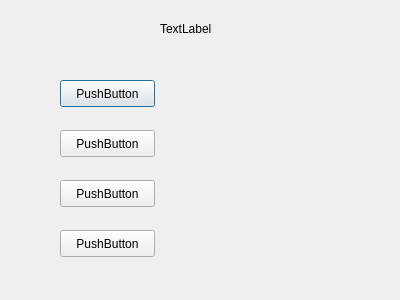
<?xml version="1.0" encoding="UTF-8"?>
<ui version="4.0">
 <class>Question</class>
 <widget class="QDialog" name="Question">
  <property name="geometry">
   <rect>
    <x>0</x>
    <y>0</y>
    <width>400</width>
    <height>300</height>
   </rect>
  </property>
  <property name="windowTitle">
   <string>Dialog</string>
  </property>
  <widget class="QLabel" name="label">
   <property name="geometry">
    <rect>
     <x>160</x>
     <y>20</y>
     <width>67</width>
     <height>17</height>
    </rect>
   </property>
   <property name="text">
    <string>TextLabel</string>
   </property>
  </widget>
  <widget class="QPushButton" name="pushButton">
   <property name="geometry">
    <rect>
     <x>60</x>
     <y>80</y>
     <width>95</width>
     <height>27</height>
    </rect>
   </property>
   <property name="text">
    <string>PushButton</string>
   </property>
  </widget>
  <widget class="QPushButton" name="pushButton_2">
   <property name="geometry">
    <rect>
     <x>60</x>
     <y>130</y>
     <width>95</width>
     <height>27</height>
    </rect>
   </property>
   <property name="text">
    <string>PushButton</string>
   </property>
  </widget>
  <widget class="QPushButton" name="pushButton_3">
   <property name="geometry">
    <rect>
     <x>60</x>
     <y>180</y>
     <width>95</width>
     <height>27</height>
    </rect>
   </property>
   <property name="text">
    <string>PushButton</string>
   </property>
  </widget>
  <widget class="QPushButton" name="pushButton_4">
   <property name="geometry">
    <rect>
     <x>60</x>
     <y>230</y>
     <width>95</width>
     <height>27</height>
    </rect>
   </property>
   <property name="text">
    <string>PushButton</string>
   </property>
  </widget>
 </widget>
 <resources/>
 <connections/>
</ui>
